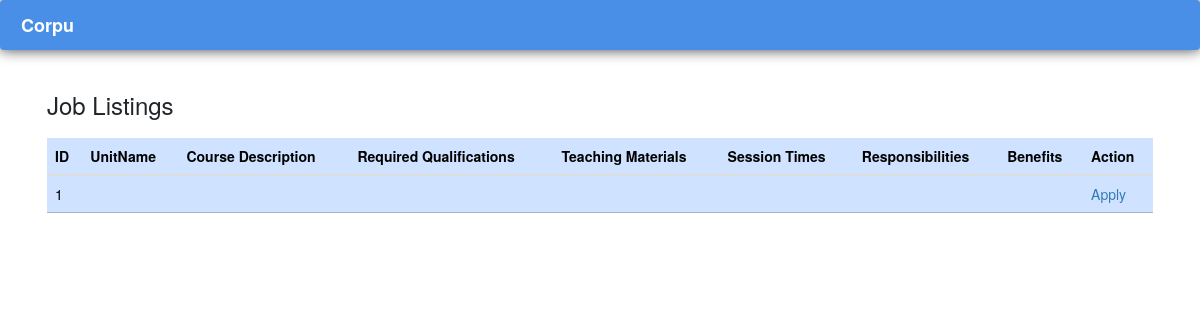
Before: /joblisting/ with the older database file.
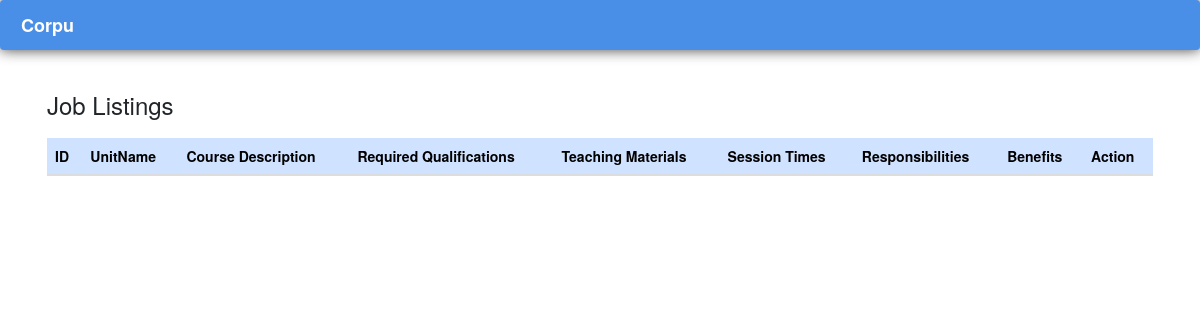
After: the same page with the newer database file.
### portal/models.py (models this page shows, shortened)
class JobListing(models.Model):
    unit_name = models.TextField()
    course_description = models.TextField()
    required_qualification = models.CharField(max_length=100)
    teaching_materials = models.CharField(max_length=100)
    session_times = models.CharField(max_length=100)
    responsibilities = models.CharField(max_length=100)
    benefits = models.CharField(max_length=100)

### portal/views.py (the view)
# urls.py: path('joblisting/', job_listing, name='jobListing' ),
def job_listing(request):
     table_data = JobListing.objects.all()
     context = {'table_data': table_data}
     return render(request, 'joblisting.html', context)

### portal/templates/joblisting.html (shortened to what this page needs)
{% extends 'main.html' %}
{% block content %}
<head>
<link rel="stylesheet" href="https://maxcdn.bootstrapcdn.com/bootstrap/3.4.1/css/bootstrap.min.css">
</head>
<header>
    <nav class="navbar navbar-expand-lg navbar-light bg-light header">
      <div class="container-fluid">
        <a class="navbar-brand" style="position: absolute; left: 0; margin-left: 5px;" href="{% url 'home' %}">Corpu</a>
      </div>
    </nav>
    </header>
<div class="container">
  <div class="card">
  <h3>Job Listings</h3>
  <div class="table-responsive mt-3">
  <table class="table table-primary">
    <thead>
      <tr>
        <th>ID</th>
        <th>UnitName</th>
        <th>Course Description</th>
        <th>Required Qualifications</th>
        <th>Teaching Materials</th>
        <th>Session Times</th>
        <th>Responsibilities</th>
        <th>Benefits</th>
        <th>Action</th>
      </tr>
    </thead>
    <tbody>
      {% for joblisting in table_data %}
      <tr>
        <td>{{ joblisting.pk}}</td>
        <td>{{ joblisting.unit_name}}</td>
        <td>{{ joblisting.course_description}}</td>
        <td>{{ joblisting.required_qualification}}</td>
        <td>{{ joblisting.teaching_materials}}</td>
        <td>{{ joblisting.session_times}}</td>
        <td>{{ joblisting.responsibilities}}</td>
        <td>{{ joblisting.benefits}}</td>
        <td><a href="{% url 'profile' %}">Apply</a></td>
      </tr>
      {% endfor %}
    </tbody>
  </table>
  </div>
  </div>
</div>
{% endblock content %}

### portal/templates/main.html (shortened to what this page needs)
{% load bootstrap5 %}
<!DOCTYPE html>
<html>
    <head>
        {% bootstrap_css %}
        {% load static %}
        <link rel="stylesheet" type="text/css" href="{% static 'home.css' %}">
        <link rel="stylesheet" type="text/css" href="{% static 'profile.css' %}">
        <link rel="stylesheet" type="text/css" href="{% static 'unit.css' %}">
    </head>
    <body>
            {% block content %}
            {% endblock content %}
    </body>
</html>
</html>

### portal/static/home.css (style rules this page uses)
* { box-sizing: border-box; }
body { font-weight: 400; font-size: 1rem; line-height: 1.7; position: relative; overflow-y: auto; overflow-x: hidden; }
body:after { content: ""; position: absolute; top: 0; left: 0; right: 0; bottom: 0; background: rgba(0, 0, 0, 0.7); z-index: 100; opacity: 0; visibility: hidden; -webkit-transition: .3s all ease; -o-transition: .3s all ease; transition: .3s all ease; }
.navbar-light .navbar-brand { color: white !important; }
.card { border: 2px solid rgb(0 0 0 / 0%); }
.header { padding-top: .5em; padding-bottom: .5em; border: 1px solid #a2a2a2; -webkit-box-shadow: 0px 0px 14px 0px rgba(0,0,0,0.75); -moz-box-shadow: 0px 0px 14px 0px rgba(0,0,0,0.75); box-shadow: 0px 0px 14px 0px rgba(0,0,0,0.75); -webkit-border-radius: 5px; -moz-border-radius: 5px; border-radius: 5px; background-color: #4A8FE7 !IMPORTANT; color: black; font-weight: 600; }

### portal/templates/main.html (style rules this page uses)
body { background-color: #ffffff; font-family: 'Nunito', sans-serif; font-family: 'Nunito Sans', sans-serif; font-family: 'Roboto Slab', serif; height: 100vh; }
h1,h2,h3,h4,h5,h6 { font-family: 'Nunito', sans-serif; font-family: 'Nunito Sans', sans-serif; font-family: 'Roboto Slab', serif; }
a,p { color: #4b4b4b; }

Changed rows visible on the page:
removed JobListing: pk "1"
